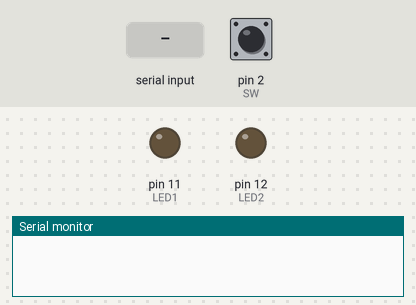
This sketch was run on a simulated Arduino Mega 2560, built with avr-gcc and run on an emulated ATmega2560. On the bench: output pins drawn as LEDs (lit = HIGH), the last lines printed to the serial monitor. The test bench sets the inputs (shaded band); at power-on: pin 2 (SW) HIGH.

Above: at 1.2 s.
1.3 s: "1\n" received over the second serial link
At 3.2 s:
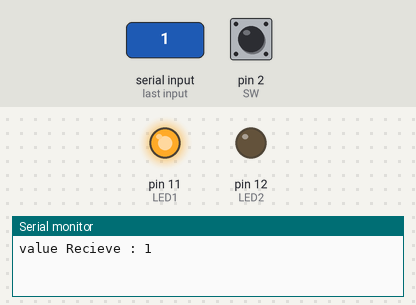
3.8 s: "0\n" received over the second serial link
At 5.1 s:
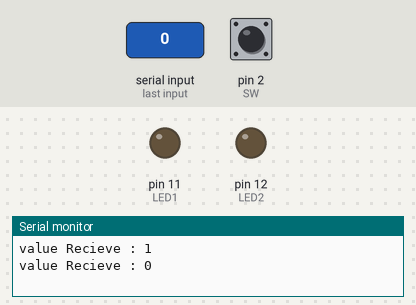
Timing chart, 0 to 6.8 s (numbered marks = the images above; inputs shaded):
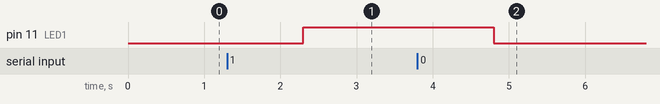

The sketch:

example_integration_galileo.ino
```cpp
#include <pt.h>
#define PT_DELAY(pt, ms, ts) \
	ts = millis(); \
	PT_WAIT_WHILE(pt, millis()-ts < (ms));
#define LED1 11
#define LED2 12
#define SW 2

int led1, led2;
int sw;
String val;

struct pt pt_taskLED1;
struct pt pt_taskLED2;
struct pt pt_taskSW;
struct pt pt_taskSendSerial;

PT_THREAD(taskSendSerial(struct pt* pt))
{
  static uint32_t ts;
  PT_BEGIN(pt);
  while (1)
  {
	sendSerial();
	PT_DELAY(pt, 600, ts);
  }
  PT_END(pt);
}


void sendSerial() {
  Serial1.print(sw);
  Serial1.print('\r');
}

void serialEvent() {
  if (Serial1.available() > 0) {
	val = Serial1.readStringUntil('\r');
	Serial.print("value Recieve : ");
	Serial.println(val);
	Serial1.flush();
	setValue();
  }
}

void setValue() {
  switch(val.charAt(0)) {
	case '0': led1 = LOW; break;
	case '1': led1 = HIGH; break;
  }
  switch(val.charAt(1)) {
	case '0': led2 = LOW; break;
	case '1': led2 = HIGH; break;
  }
}


PT_THREAD(taskLED1(struct pt* pt))
{
  static uint32_t ts;
  PT_BEGIN(pt);
  while (1)
  {
	digitalWrite(LED1, led1);
	PT_DELAY(pt, 300, ts);
  }
  PT_END(pt);
}

PT_THREAD(taskLED2(struct pt* pt))
{
  static uint32_t ts;
  PT_BEGIN(pt);
  while (1)
  {
	digitalWrite(LED2, led2);
	PT_DELAY(pt, 300, ts);
  }
  PT_END(pt);
}

PT_THREAD(taskSW(struct pt* pt))
{
  static uint32_t ts;
  PT_BEGIN(pt);
  while (1)
  {
	sw = digitalRead(SW);
	PT_DELAY(pt, 150, ts);
  }
  PT_END(pt);
}

void setup()
{
  Serial1.begin(115200);
  Serial.begin(9600);
  pinMode(LED1, OUTPUT);
  pinMode(LED2, OUTPUT);
  pinMode(SW, INPUT);

  PT_INIT(&pt_taskLED1);
  PT_INIT(&pt_taskLED2);
  PT_INIT(&pt_taskSW);
  PT_INIT(&pt_taskSendSerial);
}


void loop()
{
  taskLED1(&pt_taskLED1);
  taskLED2(&pt_taskLED2);
  taskSW(&pt_taskSW);

  serialEvent();
  taskSendSerial(&pt_taskSendSerial);
}
```

Measured:
- after the input at 1.3 s, pin 11 (LED1): LOW → HIGH after 1.0 s
- after the input at 3.8 s, pin 11 (LED1): HIGH → LOW after 1.0 s
